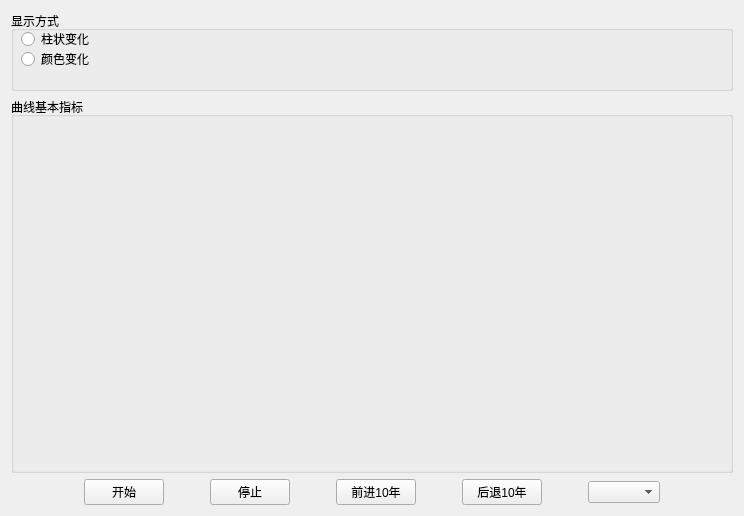
<?xml version="1.0" encoding="UTF-8"?>
<ui version="4.0">
 <class>LineType3</class>
 <widget class="QWidget" name="LineType3">
  <property name="geometry">
   <rect>
    <x>0</x>
    <y>0</y>
    <width>744</width>
    <height>516</height>
   </rect>
  </property>
  <property name="windowTitle">
   <string>Form</string>
  </property>
   <layout class="QVBoxLayout" name="verticalLayout_main">
    <item>
     <layout class="QHBoxLayout" name="horizontalLayout_3" stretch="9,1">
      <item>
       <layout class="QHBoxLayout" name="horizontalLayout_2">
        <property name="sizeConstraint">
         <enum>QLayout::SetDefaultConstraint</enum>
        </property>
       </layout>
      </item>
      <item>
       <layout class="QVBoxLayout" name="verticalLayout_6" stretch="0,0">
        <item>
         <widget class="QGroupBox" name="groupBox_3">
          <property name="sizePolicy">
           <sizepolicy hsizetype="Preferred" vsizetype="Fixed">
            <horstretch>0</horstretch>
            <verstretch>0</verstretch>
           </sizepolicy>
          </property>
          <property name="minimumSize">
           <size>
            <width>10</width>
            <height>80</height>
           </size>
          </property>
          <property name="title">
           <string>显示方式</string>
          </property>
          <widget class="QRadioButton" name="barRadio">
           <property name="geometry">
            <rect>
             <x>10</x>
             <y>20</y>
             <width>71</width>
             <height>16</height>
            </rect>
           </property>
           <property name="text">
            <string>柱状变化</string>
           </property>
          </widget>
          <widget class="QRadioButton" name="colorRadio">
           <property name="geometry">
            <rect>
             <x>10</x>
             <y>40</y>
             <width>71</width>
             <height>16</height>
            </rect>
           </property>
           <property name="text">
            <string>颜色变化</string>
           </property>
          </widget>
         </widget>
        </item>
        <item>
         <widget class="QGroupBox" name="groupBox">
          <property name="sizePolicy">
           <sizepolicy hsizetype="Preferred" vsizetype="Expanding">
            <horstretch>0</horstretch>
            <verstretch>0</verstretch>
           </sizepolicy>
          </property>
          <property name="minimumSize">
           <size>
            <width>0</width>
            <height>220</height>
           </size>
          </property>
          <property name="title">
           <string>曲线基本指标</string>
          </property>
          <widget class="QWidget" name="verticalLayoutWidget_2">
           <property name="geometry">
            <rect>
             <x>20</x>
             <y>20</y>
             <width>61</width>
             <height>111</height>
            </rect>
           </property>
           <layout class="QVBoxLayout" name="verticalLayout">
            <property name="spacing">
             <number>10</number>
            </property>
            <property name="leftMargin">
             <number>5</number>
            </property>
            <property name="topMargin">
             <number>5</number>
            </property>
            <property name="rightMargin">
             <number>5</number>
            </property>
            <property name="bottomMargin">
             <number>5</number>
            </property>
           </layout>
          </widget>
         </widget>
        </item>
       </layout>
      </item>
     </layout>
    </item>
    <item>
     <layout class="QHBoxLayout" name="horizontalLayout">
      <item>
       <spacer name="horizontalSpacer">
        <property name="orientation">
         <enum>Qt::Horizontal</enum>
        </property>
        <property name="sizeHint" stdset="0">
         <size>
          <width>40</width>
          <height>20</height>
         </size>
        </property>
       </spacer>
      </item>
      <item>
       <widget class="QPushButton" name="playButton">
        <property name="text">
         <string>开始</string>
        </property>
       </widget>
      </item>
      <item>
       <spacer name="horizontalSpacer_2">
        <property name="orientation">
         <enum>Qt::Horizontal</enum>
        </property>
        <property name="sizeType">
         <enum>QSizePolicy::Fixed</enum>
        </property>
        <property name="sizeHint" stdset="0">
         <size>
          <width>40</width>
          <height>20</height>
         </size>
        </property>
       </spacer>
      </item>
      <item>
       <widget class="QPushButton" name="stopButton">
        <property name="text">
         <string>停止</string>
        </property>
       </widget>
      </item>
      <item>
       <spacer name="horizontalSpacer_3">
        <property name="orientation">
         <enum>Qt::Horizontal</enum>
        </property>
        <property name="sizeType">
         <enum>QSizePolicy::Fixed</enum>
        </property>
        <property name="sizeHint" stdset="0">
         <size>
          <width>40</width>
          <height>20</height>
         </size>
        </property>
       </spacer>
      </item>
      <item>
       <widget class="QPushButton" name="advance10YearButton">
        <property name="text">
         <string>前进10年</string>
        </property>
       </widget>
      </item>
      <item>
       <spacer name="horizontalSpacer_4">
        <property name="orientation">
         <enum>Qt::Horizontal</enum>
        </property>
        <property name="sizeType">
         <enum>QSizePolicy::Fixed</enum>
        </property>
        <property name="sizeHint" stdset="0">
         <size>
          <width>40</width>
          <height>20</height>
         </size>
        </property>
       </spacer>
      </item>
      <item>
       <widget class="QPushButton" name="back10YearButton">
        <property name="text">
         <string>后退10年</string>
        </property>
       </widget>
      </item>
      <item>
       <spacer name="horizontalSpacer_5">
        <property name="orientation">
         <enum>Qt::Horizontal</enum>
        </property>
        <property name="sizeType">
         <enum>QSizePolicy::Fixed</enum>
        </property>
        <property name="sizeHint" stdset="0">
         <size>
          <width>40</width>
          <height>20</height>
         </size>
        </property>
       </spacer>
      </item>
      <item>
       <widget class="QComboBox" name="comboBox"/>
      </item>
      <item>
       <spacer name="horizontalSpacer_6">
        <property name="orientation">
         <enum>Qt::Horizontal</enum>
        </property>
        <property name="sizeHint" stdset="0">
         <size>
          <width>40</width>
          <height>20</height>
         </size>
        </property>
       </spacer>
      </item>
     </layout>
    </item>
   </layout>
 </widget>
 <resources/>
 <connections/>
</ui>
